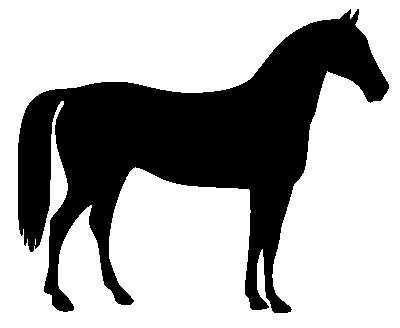
#> input picture skimage.data.horse(), 400 x 328 px
$ jupyter execute --allow-errors M2_I3D_Morpho_math_TP1.ipynb   (shell and % lines are left out)
#> lines starting #> are read from the running program, lines starting #| are printed output that depends on the picture; after the words box and inside, x2 and y2 are one past the last pixel; in counts of white or black regions, pixels touching at a corner belong together
<a href="https://colab.research.google.com/github/Polymorphhh/BackupProject/blob/master/M2_I3D_Morpho_math_TP1.ipynb" target="_parent"></a>

# Morphologie mathématique en niveaux de gris

- Faire une copie de ce document Colab dans votre Drive
- Importer dans ce document les images disponibles dans l'espace de cours Moodle ("TIGD - Morphologie mathématique : M2 I3D")

##Utilisation en local

Vous pouvez également utiliser Jupyter en local si vous l'avez installé :

```
jupyter notebook
```
Documentation : [http://jupyter.org/install](http://jupyter.org/install)

Pour une utilisation de Jupyter en local inclure cette ligne au début de votre notebook :

```
%matplotlib inline
```
ou
```
%matplotlib notebook
```
pour que les figures, images, s'affichent à l'intérieur du notebook

##scikit-image
Documentation de scikit-image :
http://scikit-image.org/docs/0.nn.x/ où nn est le numéro de version

Consulter l'API pour la documentation des fonctions (paramètres, valeur de retour, etc.). La Gallery contient de nombreux exemples intéressants.

[cell 1]

# imports
import skimage
import numpy as np # tableaux
import scipy.ndimage as scp # correlation et convolution
import matplotlib.pyplot as plt # visionneur et tracés

from skimage import data # petite banque d'images
from skimage import util # conversions entier <-> flottants etc.
from skimage import filters as flt # 'filter' ou 'filters' suivant la version de skimage
from skimage import morphology,segmentation
from skimage import io
%pylab inline
#> (the rest of this cell did not finish here and is left out)

## Morphologie mathématique
Documentation : http://scikit-image.org/docs/stable/api/skimage.morphology.html

### Elément structurant
Tableau numpy de type 'uint8' contenant des 0 et des 1. L'origine est au centre.
Exemple :

[cell 2]
# carré 3x3
se=np.ones([3,3],dtype='uint8')   # génère un tableau numpy de dimension (3,3) avec des 1
print(se)

[cell 3]
se=morphology.disk(1)     # méthode skimage pour génerer un él. structurant de type disque
print(se)
se=morphology.disk(5)     # méthode skimage pour génerer un él. structurant de type disque
print(se)

### Opérateurs
Les opérateurs de base prennent en paramètre une image et un élément structurant.
Exemple :

[cell 4]
# image binaire
H = data.horse() # L'objet est noir
#> H is the input picture: shape (328, 400) bool; 66.9% white; 1 black region, box (x1, y1, x2, y2) and area: (18, 9, 389, 313) 43412

H = np.logical_not(H) # L'objet est blanc

# éléments structurants
r = 3
B = morphology.disk(r) # mph.square(1+2*r), mph.diamond(r), mph.star(r)
print(B)

J = morphology.erosion(H, B)
#> J: shape (328, 400) bool; 28.3% white; 1 white region, box (x1, y1, x2, y2) and area: (21, 16, 386, 310) 37116
K = morphology.dilation(H, B)
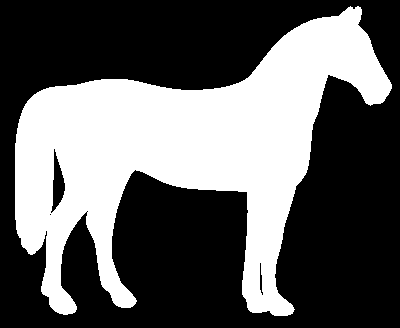
#> K: shape (328, 400) bool; 37.8% white; 1 white region, box (x1, y1, x2, y2) and area: (15, 6, 392, 316) 49553

plt.subplot(1,3,1)
plt.imshow(H, cmap='gray')

plt.subplot(1,3,2)
plt.imshow(J, cmap='gray')

plt.subplot(1,3,3)
plt.imshow(K, cmap='gray')

[cell 5]
# image en niveaux de gris
I=data.camera()
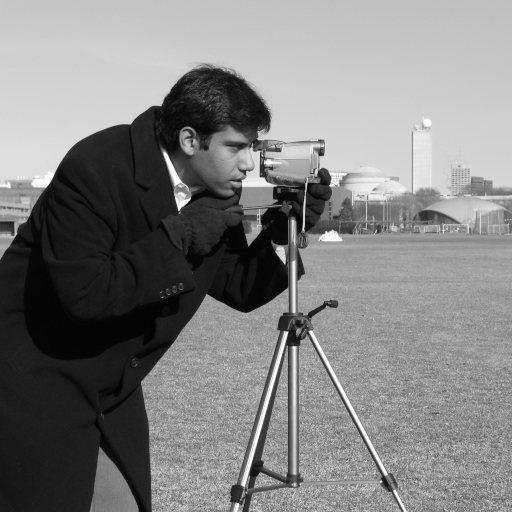
#> input picture skimage.data.camera(), 512 x 512 px
#> I is the input picture: shape (512, 512); min 0, max 255, mean 129.1
se=morphology.disk(10)
J=morphology.dilation(I,se)
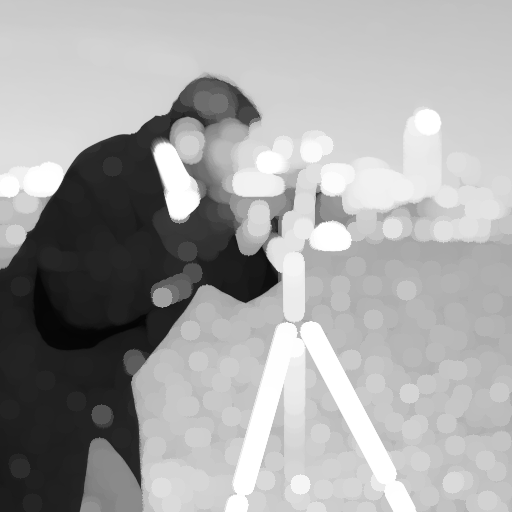
#> J: shape (512, 512); min 5, max 255, mean 165.9
K=morphology.erosion(I,se)
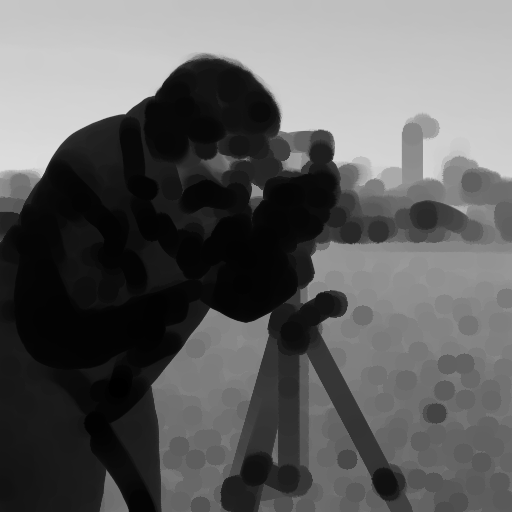
#> K: shape (512, 512); min 0, max 220, mean 95.9

plt.subplot(1,3,1)
plt.imshow(I,cmap='gray')
plt.subplot(1,3,2)
plt.imshow(J,cmap='gray')
plt.subplot(1,3,3)
plt.imshow(K,cmap='gray')

[cell 6]
# ouverture - fermeture
I=data.camera()
se=morphology.disk(3)
J=morphology.opening(I,se)
K=morphology.closing(I,se)

plt.subplot(1,3,1)
plt.imshow(I,cmap='gray')

plt.subplot(1,3,2)
plt.imshow(J,cmap='gray')

plt.subplot(1,3,3)
plt.imshow(K,cmap='gray')

###  Extraction d'objets
Dans l'image 'circuit.pgm' :
1. Seuiller pour extraire les pistes et les pastilles du circuit électronique.
2. Lisser pour éliminer le "bruit" blanc et noir.
3. Extraire les pastilles.
4. Extraire les pistes.

[cell 7]
I=io.imread('/adhome/b/be/bernardone/Documents/GitHub/BackupProject/Images/circuit.png')
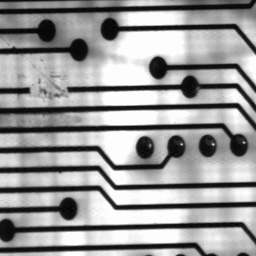
#> input picture Images/circuit.png, 256 x 256 px, found by its file name
#> I is the input picture: shape (256, 256); min 2, max 253, mean 153.5
plt.imshow(I,cmap='gray',vmin=0,vmax=255)

[cell 8]
# 1. Seuiller pour extraire les pistes et les pastilles du circuit électronique.
seuil = 70
circuit_seuil = np.where(I<seuil, I, 255)
plt.imshow(circuit_seuil,cmap='gray',vmin=0,vmax=255)

[cell 9]
# 2. Lisser pour éliminer le "bruit" blanc et noir.
circuit_lissage = flt.median(circuit_seuil, morphology.disk(3))
plt.imshow(circuit_lissage,cmap='gray',vmin=0,vmax=255)

[cell 10]
# 3. Extraire les pastilles.
circuit_pastilles = morphology.dilation(circuit_lissage, morphology.disk(3))
plt.imshow(circuit_pastilles,cmap='gray',vmin=0,vmax=255)

[cell 11]
# 4. Extraire les pistes
circuit_pastilles2 = morphology.dilation(circuit_lissage, morphology.disk(3))

circuit_pistes = where(circuit_pastilles2<seuil, 255, circuit_lissage)
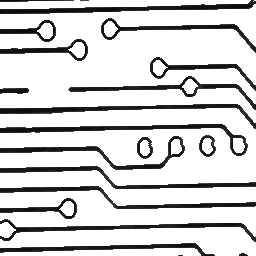
#> circuit_pistes: shape (256, 256); min 9, max 255, mean 210.1
plt.imshow(circuit_pistes,cmap='gray',vmin=0,vmax=255)

### Correction d'illumination
Le but est de seuiller les nombres de l'image 'numbers.png'

1. Seuiller l'image. Expliquer pourquoi, quelque soit le choix du seuil, le résultat ne sera pas satisfaisant.
2. Éliminer les chiffres de l'image à l'aide d'une opération morphologique.
3. En utilisant l'image précédente, corriger l'illumination de l'image originale.
4. Seuiller de façon à sélectionner les chiffres.

[cell 12]
#1. Seuiller l'image. Expliquer pourquoi, quelque soit le choix du seuil, le résultat ne sera pas satisfaisant.
# seuillage ne marche pas a cause des pics étroit de l'image
I_numbers=io.imread('/adhome/b/be/bernardone/Documents/GitHub/BackupProject/Images/numbers.png')
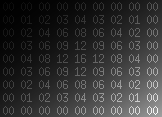
#> input picture Images/numbers.png, 162 x 117 px, found by its file name
#> I_numbers is the input picture: shape (117, 162); min 0, max 255, mean 50
plt.imshow(I_numbers,cmap='gray',vmin=0,vmax=255)

[cell 13]
# 2. Éliminer les chiffres de l'image à l'aide d'une opération morphologique.
numbers_opening = morphology.opening(I_numbers, morphology.disk(3))
plt.imshow(numbers_opening,cmap='gray',vmin=0,vmax=255)

[cell 14]
# 3. En utilisant l'image précédente, corriger l'illumination de l'image originale.
numbers_illu = -numbers_opening + I_numbers
plt.imshow(numbers_illu,cmap='gray',vmin=0,vmax=255)

[cell 15]
# 4. seuillage nombres
numbers_seuil = where(numbers_illu>5, 255, 0)
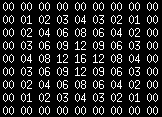
#> numbers_seuil: shape (117, 162) int64; 14.2% white in thin lines or dots
plt.imshow(numbers_seuil,cmap='gray',vmin=0,vmax=255)

### Restauration

Dans l'image 'barrat4.jpg', on souhaite éliminer les petites rayures noires. Proposer une solution et écrire le script correspondant.

[cell 16]
barrat4=io.imread('/adhome/b/be/bernardone/Documents/GitHub/BackupProject/Images/barrat4.jpg')
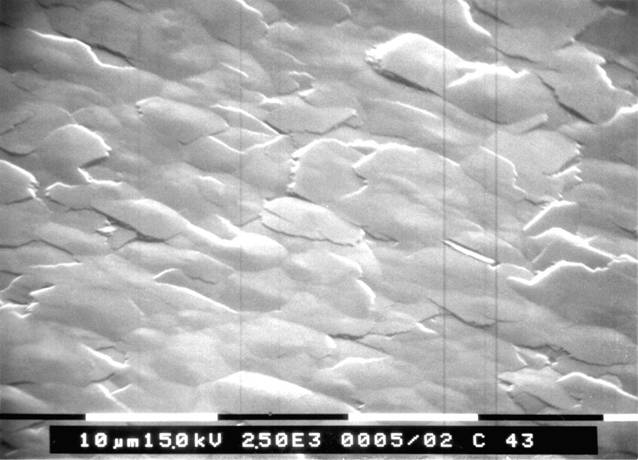
#> input picture Images/barrat4.jpg, 638 x 460 px, found by its file name
#> barrat4 is the input picture: shape (460, 638); min 0, max 255, mean 171.4
plt.imshow(barrat4,cmap='gray',vmin=0,vmax=255)

[cell 17]
barrat4_closing = morphology.closing(barrat4, morphology.rectangle(1, 5))
plt.imshow(barrat4_closing,cmap='gray',vmin=0,vmax=255)

### Fissures

Dans l'image 'soil.tif', on souhaite mettre en valeur les petites fissures du sol. Quel opérateur permet de faire cela ? Écrivez le script correspondant.

[cell 18]
soil=io.imread('/adhome/b/be/bernardone/Documents/GitHub/BackupProject/Images/soil.tif')
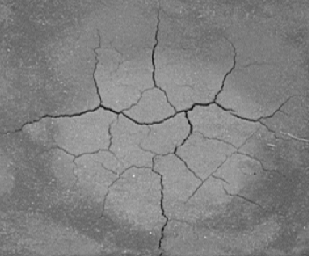
#> input picture Images/soil.tif, 309 x 256 px, found by its file name
#> soil is the input picture: shape (256, 309); min 15, max 227, mean 129.5
plt.imshow(soil,cmap='gray',vmin=0,vmax=255)
